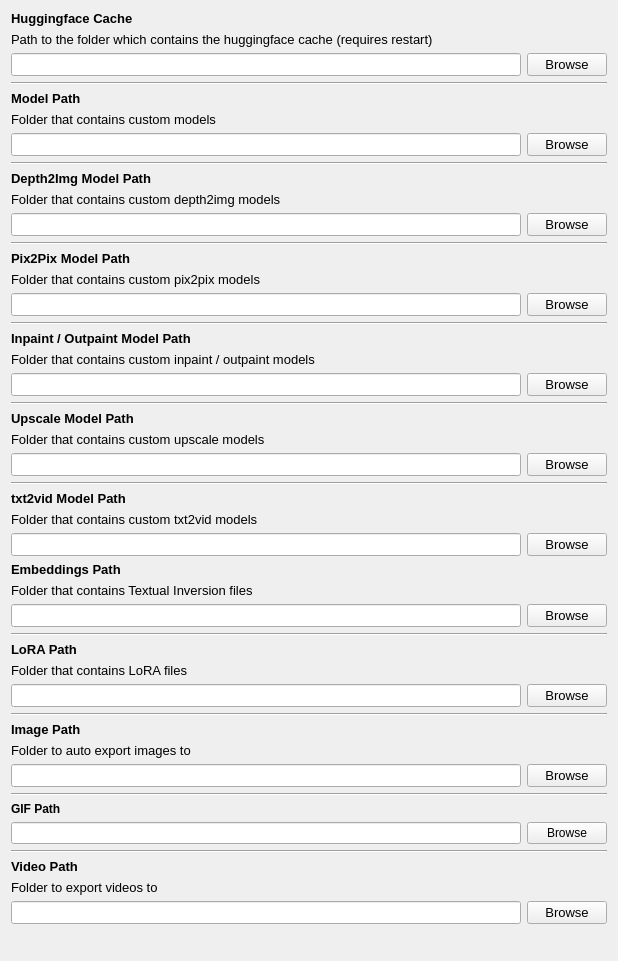
<?xml version="1.0" encoding="UTF-8"?>
<ui version="4.0">
 <class>Form</class>
 <widget class="QWidget" name="Form">
  <property name="geometry">
   <rect>
    <x>0</x>
    <y>0</y>
    <width>618</width>
    <height>961</height>
   </rect>
  </property>
  <property name="windowTitle">
   <string>Form</string>
  </property>
  <layout class="QGridLayout" name="gridLayout">
   <item row="29" column="0">
    <layout class="QHBoxLayout" name="horizontalLayout_10">
     <item>
      <widget class="QLineEdit" name="txt2vid_model_path">
       <property name="font">
        <font>
         <family>Ubuntu</family>
         <pointsize>10</pointsize>
        </font>
       </property>
      </widget>
     </item>
     <item>
      <widget class="QPushButton" name="txt2vid_model_button">
       <property name="font">
        <font>
         <family>Ubuntu</family>
         <pointsize>10</pointsize>
        </font>
       </property>
       <property name="text">
        <string>Browse</string>
       </property>
      </widget>
     </item>
    </layout>
   </item>
   <item row="16" column="0">
    <widget class="QLabel" name="label_11">
     <property name="font">
      <font>
       <pointsize>10</pointsize>
      </font>
     </property>
     <property name="text">
      <string>Folder that contains custom pix2pix models</string>
     </property>
    </widget>
   </item>
   <item row="19" column="0">
    <widget class="QLabel" name="label_14">
     <property name="font">
      <font>
       <pointsize>10</pointsize>
       <bold>true</bold>
      </font>
     </property>
     <property name="text">
      <string>Inpaint / Outpaint Model Path</string>
     </property>
    </widget>
   </item>
   <item row="23" column="0">
    <widget class="QLabel" name="label_15">
     <property name="font">
      <font>
       <pointsize>10</pointsize>
       <bold>true</bold>
      </font>
     </property>
     <property name="text">
      <string>Upscale Model Path</string>
     </property>
    </widget>
   </item>
   <item row="31" column="0">
    <widget class="QLabel" name="label_5">
     <property name="font">
      <font>
       <pointsize>10</pointsize>
       <bold>true</bold>
      </font>
     </property>
     <property name="text">
      <string>Embeddings Path</string>
     </property>
    </widget>
   </item>
   <item row="40" column="0">
    <widget class="QLabel" name="label_8">
     <property name="font">
      <font>
       <pointsize>10</pointsize>
      </font>
     </property>
     <property name="text">
      <string>Folder to auto export images to</string>
     </property>
    </widget>
   </item>
   <item row="1" column="0">
    <widget class="QLabel" name="label_23">
     <property name="font">
      <font>
       <pointsize>10</pointsize>
      </font>
     </property>
     <property name="text">
      <string>Path to the folder which contains the huggingface cache (requires restart)</string>
     </property>
    </widget>
   </item>
   <item row="32" column="0">
    <widget class="QLabel" name="label_6">
     <property name="font">
      <font>
       <pointsize>10</pointsize>
      </font>
     </property>
     <property name="text">
      <string>Folder that contains Textual Inversion files</string>
     </property>
    </widget>
   </item>
   <item row="45" column="0">
    <widget class="QLabel" name="label_21">
     <property name="font">
      <font>
       <pointsize>9</pointsize>
       <bold>true</bold>
      </font>
     </property>
     <property name="text">
      <string>GIF Path</string>
     </property>
    </widget>
   </item>
   <item row="9" column="0">
    <layout class="QHBoxLayout" name="horizontalLayout">
     <item>
      <widget class="QLineEdit" name="model_base_path">
       <property name="font">
        <font>
         <pointsize>10</pointsize>
        </font>
       </property>
      </widget>
     </item>
     <item>
      <widget class="QPushButton" name="model_base_button">
       <property name="font">
        <font>
         <pointsize>10</pointsize>
        </font>
       </property>
       <property name="text">
        <string>Browse</string>
       </property>
      </widget>
     </item>
    </layout>
   </item>
   <item row="33" column="0">
    <layout class="QHBoxLayout" name="horizontalLayout_2">
     <item>
      <widget class="QLineEdit" name="embeddings_path">
       <property name="font">
        <font>
         <pointsize>10</pointsize>
        </font>
       </property>
      </widget>
     </item>
     <item>
      <widget class="QPushButton" name="embeddings_button">
       <property name="font">
        <font>
         <pointsize>10</pointsize>
        </font>
       </property>
       <property name="text">
        <string>Browse</string>
       </property>
      </widget>
     </item>
    </layout>
   </item>
   <item row="46" column="0">
    <layout class="QHBoxLayout" name="horizontalLayout_11">
     <item>
      <widget class="QLineEdit" name="gif_path">
       <property name="font">
        <font>
         <pointsize>9</pointsize>
        </font>
       </property>
      </widget>
     </item>
     <item>
      <widget class="QPushButton" name="gif_button">
       <property name="font">
        <font>
         <pointsize>9</pointsize>
        </font>
       </property>
       <property name="text">
        <string>Browse</string>
       </property>
      </widget>
     </item>
    </layout>
   </item>
   <item row="20" column="0">
    <widget class="QLabel" name="label_13">
     <property name="font">
      <font>
       <pointsize>10</pointsize>
      </font>
     </property>
     <property name="text">
      <string>Folder that contains custom inpaint / outpaint models</string>
     </property>
    </widget>
   </item>
   <item row="38" column="0">
    <widget class="Line" name="line_3">
     <property name="orientation">
      <enum>Qt::Horizontal</enum>
     </property>
    </widget>
   </item>
   <item row="3" column="0">
    <layout class="QHBoxLayout" name="horizontalLayout_12">
     <item>
      <widget class="QLineEdit" name="hf_cache_path">
       <property name="font">
        <font>
         <pointsize>10</pointsize>
        </font>
       </property>
      </widget>
     </item>
     <item>
      <widget class="QPushButton" name="hf_cache_button">
       <property name="font">
        <font>
         <pointsize>10</pointsize>
        </font>
       </property>
       <property name="text">
        <string>Browse</string>
       </property>
      </widget>
     </item>
    </layout>
   </item>
   <item row="52" column="0">
    <spacer name="verticalSpacer">
     <property name="orientation">
      <enum>Qt::Vertical</enum>
     </property>
     <property name="sizeHint" stdset="0">
      <size>
       <width>20</width>
       <height>40</height>
      </size>
     </property>
    </spacer>
   </item>
   <item row="51" column="0">
    <layout class="QHBoxLayout" name="horizontalLayout_9">
     <item>
      <widget class="QLineEdit" name="video_path">
       <property name="font">
        <font>
         <pointsize>10</pointsize>
        </font>
       </property>
      </widget>
     </item>
     <item>
      <widget class="QPushButton" name="video_button">
       <property name="font">
        <font>
         <pointsize>10</pointsize>
        </font>
       </property>
       <property name="text">
        <string>Browse</string>
       </property>
      </widget>
     </item>
    </layout>
   </item>
   <item row="48" column="0">
    <widget class="Line" name="line_9">
     <property name="orientation">
      <enum>Qt::Horizontal</enum>
     </property>
    </widget>
   </item>
   <item row="25" column="0">
    <layout class="QHBoxLayout" name="horizontalLayout_8">
     <item>
      <widget class="QLineEdit" name="upscale_model_path">
       <property name="font">
        <font>
         <pointsize>10</pointsize>
        </font>
       </property>
      </widget>
     </item>
     <item>
      <widget class="QPushButton" name="upscale_model_button">
       <property name="font">
        <font>
         <pointsize>10</pointsize>
        </font>
       </property>
       <property name="text">
        <string>Browse</string>
       </property>
      </widget>
     </item>
    </layout>
   </item>
   <item row="10" column="0">
    <widget class="Line" name="line">
     <property name="minimumSize">
      <size>
       <width>0</width>
       <height>0</height>
      </size>
     </property>
     <property name="orientation">
      <enum>Qt::Horizontal</enum>
     </property>
    </widget>
   </item>
   <item row="28" column="0">
    <widget class="QLabel" name="label_20">
     <property name="font">
      <font>
       <pointsize>10</pointsize>
      </font>
     </property>
     <property name="text">
      <string>Folder that contains custom txt2vid models</string>
     </property>
    </widget>
   </item>
   <item row="50" column="0">
    <widget class="QLabel" name="label_18">
     <property name="font">
      <font>
       <pointsize>10</pointsize>
      </font>
     </property>
     <property name="text">
      <string>Folder to export videos to</string>
     </property>
    </widget>
   </item>
   <item row="37" column="0">
    <layout class="QHBoxLayout" name="horizontalLayout_3">
     <item>
      <widget class="QLineEdit" name="lora_path">
       <property name="font">
        <font>
         <pointsize>10</pointsize>
        </font>
       </property>
      </widget>
     </item>
     <item>
      <widget class="QPushButton" name="lora_button">
       <property name="font">
        <font>
         <pointsize>10</pointsize>
        </font>
       </property>
       <property name="text">
        <string>Browse</string>
       </property>
      </widget>
     </item>
    </layout>
   </item>
   <item row="49" column="0">
    <widget class="QLabel" name="label_17">
     <property name="font">
      <font>
       <pointsize>10</pointsize>
       <bold>true</bold>
      </font>
     </property>
     <property name="text">
      <string>Video Path</string>
     </property>
    </widget>
   </item>
   <item row="12" column="0">
    <widget class="QLabel" name="label_9">
     <property name="font">
      <font>
       <pointsize>10</pointsize>
      </font>
     </property>
     <property name="text">
      <string>Folder that contains custom depth2img models</string>
     </property>
    </widget>
   </item>
   <item row="39" column="0">
    <widget class="QLabel" name="label_7">
     <property name="font">
      <font>
       <pointsize>10</pointsize>
       <bold>true</bold>
      </font>
     </property>
     <property name="text">
      <string>Image Path</string>
     </property>
    </widget>
   </item>
   <item row="13" column="0">
    <layout class="QHBoxLayout" name="horizontalLayout_5">
     <item>
      <widget class="QLineEdit" name="depth2img_model_path">
       <property name="font">
        <font>
         <pointsize>10</pointsize>
        </font>
       </property>
      </widget>
     </item>
     <item>
      <widget class="QPushButton" name="depth2img_model_button">
       <property name="font">
        <font>
         <pointsize>10</pointsize>
        </font>
       </property>
       <property name="text">
        <string>Browse</string>
       </property>
      </widget>
     </item>
    </layout>
   </item>
   <item row="17" column="0">
    <layout class="QHBoxLayout" name="horizontalLayout_6">
     <item>
      <widget class="QLineEdit" name="pix2pix_model_path">
       <property name="font">
        <font>
         <pointsize>10</pointsize>
        </font>
       </property>
      </widget>
     </item>
     <item>
      <widget class="QPushButton" name="pix2pix_model_button">
       <property name="font">
        <font>
         <pointsize>10</pointsize>
        </font>
       </property>
       <property name="text">
        <string>Browse</string>
       </property>
      </widget>
     </item>
    </layout>
   </item>
   <item row="8" column="0">
    <widget class="QLabel" name="label_2">
     <property name="font">
      <font>
       <pointsize>10</pointsize>
      </font>
     </property>
     <property name="text">
      <string>Folder that contains custom models</string>
     </property>
    </widget>
   </item>
   <item row="44" column="0">
    <widget class="Line" name="line_8">
     <property name="orientation">
      <enum>Qt::Horizontal</enum>
     </property>
    </widget>
   </item>
   <item row="27" column="0">
    <widget class="QLabel" name="label_19">
     <property name="font">
      <font>
       <pointsize>10</pointsize>
       <bold>true</bold>
      </font>
     </property>
     <property name="text">
      <string>txt2vid Model Path</string>
     </property>
    </widget>
   </item>
   <item row="36" column="0">
    <widget class="QLabel" name="label_4">
     <property name="font">
      <font>
       <pointsize>10</pointsize>
      </font>
     </property>
     <property name="text">
      <string>Folder that contains LoRA files</string>
     </property>
    </widget>
   </item>
   <item row="7" column="0">
    <widget class="QLabel" name="label">
     <property name="font">
      <font>
       <pointsize>10</pointsize>
       <bold>true</bold>
      </font>
     </property>
     <property name="text">
      <string>Model Path</string>
     </property>
    </widget>
   </item>
   <item row="18" column="0">
    <widget class="Line" name="line_5">
     <property name="orientation">
      <enum>Qt::Horizontal</enum>
     </property>
    </widget>
   </item>
   <item row="11" column="0">
    <widget class="QLabel" name="label_10">
     <property name="font">
      <font>
       <pointsize>10</pointsize>
       <bold>true</bold>
      </font>
     </property>
     <property name="text">
      <string>Depth2Img Model Path</string>
     </property>
    </widget>
   </item>
   <item row="26" column="0">
    <widget class="Line" name="line_7">
     <property name="orientation">
      <enum>Qt::Horizontal</enum>
     </property>
    </widget>
   </item>
   <item row="35" column="0">
    <widget class="QLabel" name="label_3">
     <property name="font">
      <font>
       <pointsize>10</pointsize>
       <bold>true</bold>
      </font>
     </property>
     <property name="text">
      <string>LoRA Path</string>
     </property>
    </widget>
   </item>
   <item row="22" column="0">
    <widget class="Line" name="line_6">
     <property name="orientation">
      <enum>Qt::Horizontal</enum>
     </property>
    </widget>
   </item>
   <item row="15" column="0">
    <widget class="QLabel" name="label_12">
     <property name="font">
      <font>
       <pointsize>10</pointsize>
       <bold>true</bold>
      </font>
     </property>
     <property name="text">
      <string>Pix2Pix Model Path</string>
     </property>
    </widget>
   </item>
   <item row="34" column="0">
    <widget class="Line" name="line_2">
     <property name="orientation">
      <enum>Qt::Horizontal</enum>
     </property>
    </widget>
   </item>
   <item row="24" column="0">
    <widget class="QLabel" name="label_16">
     <property name="font">
      <font>
       <pointsize>10</pointsize>
      </font>
     </property>
     <property name="text">
      <string>Folder that contains custom upscale models</string>
     </property>
    </widget>
   </item>
   <item row="14" column="0">
    <widget class="Line" name="line_4">
     <property name="orientation">
      <enum>Qt::Horizontal</enum>
     </property>
    </widget>
   </item>
   <item row="21" column="0">
    <layout class="QHBoxLayout" name="horizontalLayout_7">
     <item>
      <widget class="QLineEdit" name="outpaint_model_path">
       <property name="font">
        <font>
         <pointsize>10</pointsize>
        </font>
       </property>
      </widget>
     </item>
     <item>
      <widget class="QPushButton" name="outpaint_model_button">
       <property name="font">
        <font>
         <pointsize>10</pointsize>
        </font>
       </property>
       <property name="text">
        <string>Browse</string>
       </property>
      </widget>
     </item>
    </layout>
   </item>
   <item row="0" column="0">
    <widget class="QLabel" name="label_22">
     <property name="font">
      <font>
       <pointsize>10</pointsize>
       <bold>true</bold>
      </font>
     </property>
     <property name="text">
      <string>Huggingface Cache</string>
     </property>
    </widget>
   </item>
   <item row="41" column="0">
    <layout class="QHBoxLayout" name="horizontalLayout_4">
     <item>
      <widget class="QLineEdit" name="image_path">
       <property name="font">
        <font>
         <pointsize>10</pointsize>
        </font>
       </property>
      </widget>
     </item>
     <item>
      <widget class="QPushButton" name="image_button">
       <property name="font">
        <font>
         <pointsize>10</pointsize>
        </font>
       </property>
       <property name="text">
        <string>Browse</string>
       </property>
      </widget>
     </item>
    </layout>
   </item>
   <item row="4" column="0">
    <widget class="Line" name="line_10">
     <property name="orientation">
      <enum>Qt::Horizontal</enum>
     </property>
    </widget>
   </item>
  </layout>
 </widget>
 <resources/>
 <connections/>
</ui>
